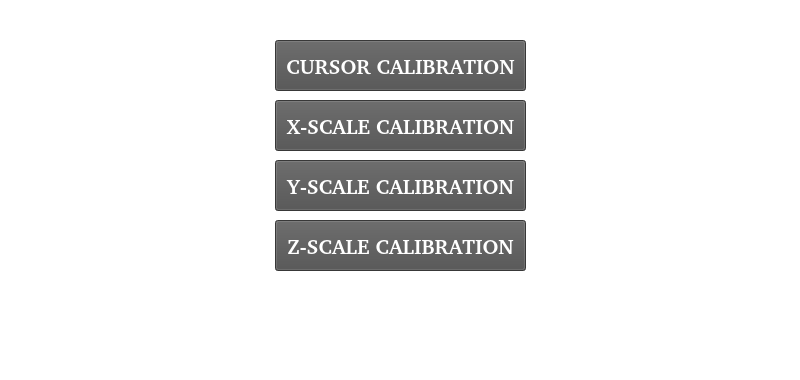
   <widget class="QFrame" name="BiopsyMenuFrame">
    <property name="geometry">
     <rect>
      <x>1000</x>
      <y>100</y>
      <width>800</width>
      <height>380</height>
     </rect>
    </property>
    <property name="styleSheet">
     <string notr="true">background-color:rgb(0,0,0,0);
background-image:url(://transparent.png);
</string>
    </property>
    <property name="frameShape">
     <enum>QFrame::StyledPanel</enum>
    </property>
    <property name="frameShadow">
     <enum>QFrame::Raised</enum>
    </property>
    <widget class="QPushButton" name="CursorMenuButton">
     <property name="geometry">
      <rect>
       <x>275</x>
       <y>40</y>
       <width>251</width>
       <height>51</height>
      </rect>
     </property>
     <property name="font">
      <font>
       <family>Bitstream Charter</family>
       <pointsize>16</pointsize>
       <weight>75</weight>
       <italic>false</italic>
       <bold>true</bold>
      </font>
     </property>
     <property name="styleSheet">
      <string notr="true">background-color: rgb(79, 79, 79);
color: rgb(255, 255, 255);</string>
     </property>
     <property name="text">
      <string>CURSOR CALIBRATION</string>
     </property>
    </widget>
    <widget class="QPushButton" name="XMenuButton">
     <property name="geometry">
      <rect>
       <x>275</x>
       <y>100</y>
       <width>251</width>
       <height>51</height>
      </rect>
     </property>
     <property name="font">
      <font>
       <family>Bitstream Charter</family>
       <pointsize>16</pointsize>
       <weight>75</weight>
       <italic>false</italic>
       <bold>true</bold>
      </font>
     </property>
     <property name="styleSheet">
      <string notr="true">background-color: rgb(79, 79, 79);
color: rgb(255, 255, 255);</string>
     </property>
     <property name="text">
      <string>X-SCALE CALIBRATION</string>
     </property>
    </widget>
    <widget class="QPushButton" name="YMenuButton">
     <property name="geometry">
      <rect>
       <x>275</x>
       <y>160</y>
       <width>251</width>
       <height>51</height>
      </rect>
     </property>
     <property name="font">
      <font>
       <family>Bitstream Charter</family>
       <pointsize>16</pointsize>
       <weight>75</weight>
       <italic>false</italic>
       <bold>true</bold>
      </font>
     </property>
     <property name="styleSheet">
      <string notr="true">background-color: rgb(79, 79, 79);
color: rgb(255, 255, 255);</string>
     </property>
     <property name="text">
      <string>Y-SCALE CALIBRATION</string>
     </property>
    </widget>
    <widget class="QPushButton" name="ZMenuButton">
     <property name="geometry">
      <rect>
       <x>275</x>
       <y>220</y>
       <width>251</width>
       <height>51</height>
      </rect>
     </property>
     <property name="font">
      <font>
       <family>Bitstream Charter</family>
       <pointsize>16</pointsize>
       <weight>75</weight>
       <italic>false</italic>
       <bold>true</bold>
      </font>
     </property>
     <property name="styleSheet">
      <string notr="true">background-color: rgb(79, 79, 79);
color: rgb(255, 255, 255);</string>
     </property>
     <property name="text">
      <string>Z-SCALE CALIBRATION</string>
     </property>
    </widget>
   </widget>
